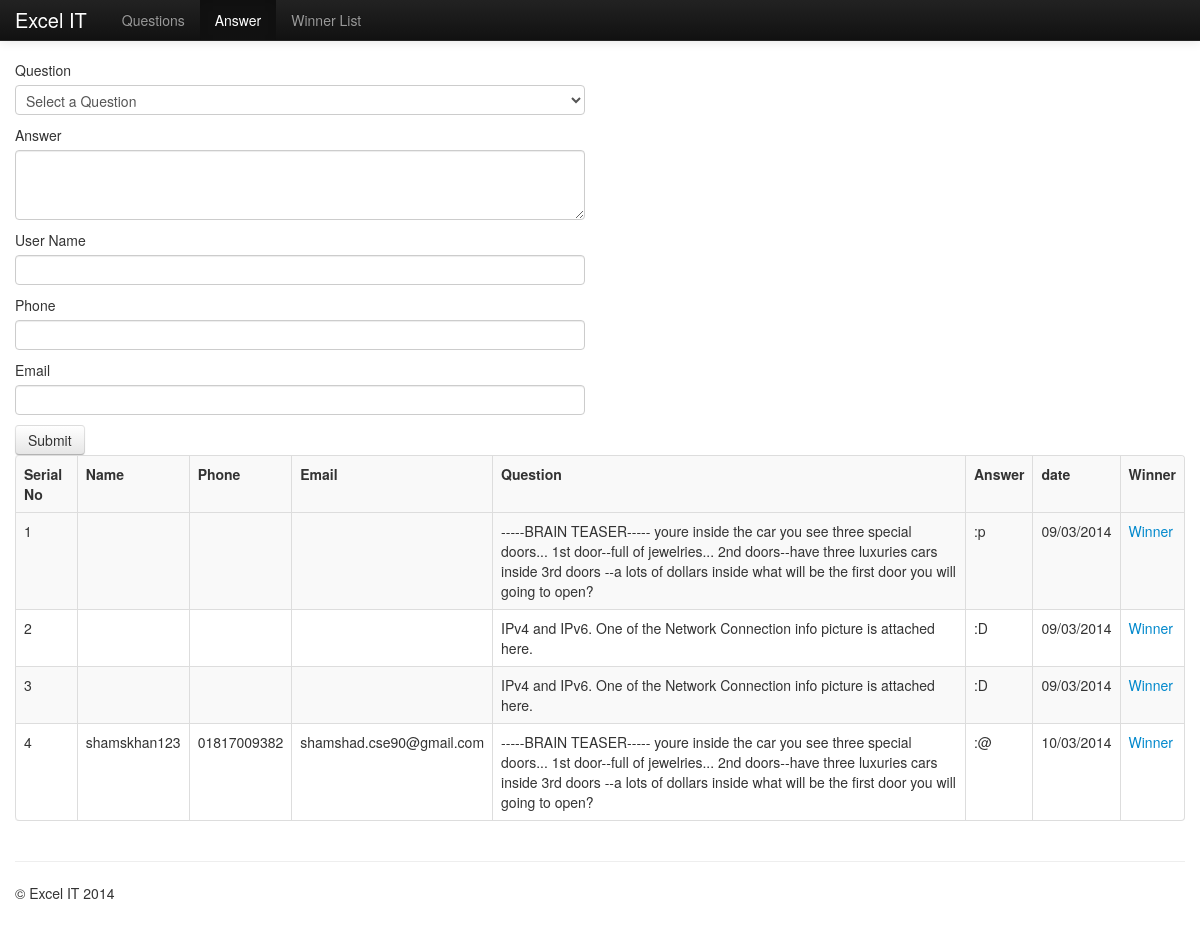
The app's page /answer.php (signed in) with its own data.
### tables this page shows
CREATE TABLE IF NOT EXISTS `answer` (
  `id` int(11) NOT NULL AUTO_INCREMENT,
  `question_no` varchar(11) NOT NULL,
  `answer` text NOT NULL,
  `user` varchar(100) NOT NULL,
  `date` varchar(100) NOT NULL,
  `submitter_name` varchar(100) NOT NULL,
  `phone` varchar(100) NOT NULL,
  `email` varchar(100) NOT NULL,
  PRIMARY KEY (`id`)
);

CREATE TABLE IF NOT EXISTS `question` (
  `id` int(11) NOT NULL AUTO_INCREMENT,
  `question` text NOT NULL,
  `startdate` varchar(100) NOT NULL,
  `enddate` varchar(100) NOT NULL,
  `date` varchar(100) NOT NULL,
  `user` varchar(100) NOT NULL,
  PRIMARY KEY (`id`)
);

### answer.php (the view, shortened to what this page needs)
<?php
if(!empty($_SESSION['username123']))
{
?>
<!DOCTYPE html>
<html lang="en">
  <head>
    <link href="css/bootstrap.css" rel="stylesheet">
    <link href="css/bootstrap-responsive.css" rel="stylesheet">
    <link rel="stylesheet" type="text/css" media="screen" href="css/bootstrap-datetimepicker.min.css" />
</head>
  <body>
    <div class="navbar navbar-inverse navbar-fixed-top">
      <div class="navbar-inner">
        <div class="container">
          <a class="brand" href="#">Excel IT</a>
          <div class="nav-collapse collapse">
            <ul class="nav">
              <li ><a href="dashboard.php">Questions</a></li>
              <li class="active"><a href="answer.php">Answer</a></li>
              <li><a href="list.php">Winner List</a></li>
            </ul>
          </div>
        </div>
      </div>
    </div>
    <div class="container">
      <div class="row">
                <form action="" method="post">
        <div class="span6">
            <label>Question</label>
            <div class="input-group">
            <select class="form-control span6" name="question" id="source">
              <option value="">Select a Question</option>
                                    ?></select>
            </div>
            </div>
            <div class="span12">
            <label>Answer</label>
            <div class="input-group">
            <textarea rows="3" class="span6" name="answer"></textarea>
            </div>
            </div>
            <div class="span12">
            <label>User Name</label>
            <div class="input-group">
            <input class="span6" type="text" name="name">
            </div>
            </div>
            <div class="span12">
            <label>Phone</label>
            <div class="input-group">
            <input class="span6" type="text" name="phone">
            </div>
            </div>
            <div class="span12">
            <label>Email</label>
            <div class="input-group">
            <input class="span6" type="email" name="email">
            </div>
            </div>
            <div class="span12">
              <button type="submit" class="btn" name="save">Submit</button>
            </div>
         </form>
         <div class="span12">
            <table class="table table-bordered table-striped">
              <tr><th>Serial No</th><th>Name</th><th>Phone</th><th>Email</th><th>Question</th><th>Answer</th><th>date</th><th>Winner</th><tr>
                <?php
                                    $query = "select * from  answer";
                                    $res_port = mysql_query($query);
                                    if ($res_port) {
                                       while ($row_port = mysql_fetch_array($res_port)) {
                                        $question=$row_port['question_no'];
                                        $query1 = "select * from  question where id='$question'";
                                         $res_port1 = mysql_query($query1);
                                        $row_port1 = mysql_fetch_array($res_port1);
                                        echo '<tr >';
                                        echo '<td >'. $row_port['id'] . '</td>';
                                        echo '<td class=" ">'. $row_port['submitter_name'] . '</td>';
                                        echo '<td class=" ">'. $row_port['phone'] . '</td>';
                                        echo '<td class=" ">'. $row_port['email'] . '</td>';
                                        echo '<td class=" ">'. $row_port1['question'] . '</td>';
                                        echo '<td class=" ">'. $row_port['answer'] . '</td>';
                                        echo '<td class=" ">'. $row_port['date'] . '</td>';
                                        echo '<td class=" "><a href="winner.php?id='.$row_port['id'].'">Winner</td>';
                                        echo '</tr>';
                                         }
                                       }
                                       ?>
            </table>
      </div>
      </div>
      <hr>
      <footer>
        <p>&copy; Excel IT 2014</p>
      </footer>
    </div>
  </body>
</html>
<?php
}
else
echo "<script>javascript:window.location = 'index.php'</script>";
?>

### answer.php (style rules this page uses)
body { padding-top: 60px; padding-bottom: 40px; }

### records on screen
answer: id "1", question.question "-----BRAIN TEASER----- youre inside the car you see three special doors... 1st door--full of jewelries... 2nd doors--have three luxuries cars inside 3rd doors --a lots of dollars inside what will be the first door you will going to open?", answer ":p", date "09/03/2014"
answer: id "2", question.question "IPv4 and IPv6. One of the Network Connection info picture is attached here.", answer ":D", date "09/03/2014"
answer: id "3", question.question "IPv4 and IPv6. One of the Network Connection info picture is attached here.", answer ":D", date "09/03/2014"
answer: id "4", submitter_name "shamskhan123", phone "01817009382", email "shamshad.cse90@gmail.com", question.question "-----BRAIN TEASER----- youre inside the car you see three special doors... 1st door--full of jewelries... 2nd doors--have three luxuries cars inside 3rd doors --a lots of dollars inside what will be the first door you will going to open?", answer ":@", date "10/03/2014"
